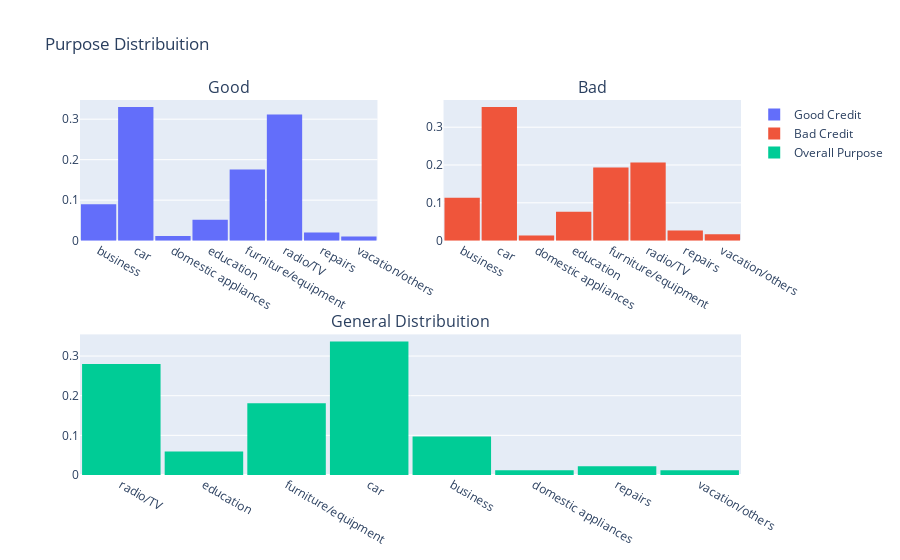

The cell this chart's notebook holds for it:
### Markdown cell above
**3. Is there any correlation between purpose and risk?**

### Code cell
df_good = df.loc[df["Risk"] == 'good'].sort_values(by=['Purpose'])['Purpose'].values.tolist()
df_bad = df.loc[df["Risk"] == 'bad'].sort_values(by=['Purpose'])['Purpose'].values.tolist()
df_age = df['Purpose'].values.tolist()

trace0 = go.Histogram(
    x=df_good,
    histnorm='probability',
    name="Good Credit"
)

trace1 = go.Histogram(
    x=df_bad,
    histnorm='probability',
    name="Bad Credit"
)

trace2 = go.Histogram(
    x=df_age,
    histnorm='probability',
    name="Overall Purpose"
)

fig = tls.make_subplots(rows=2, cols=2, specs=[[{}, {}], [{'colspan': 2}, None]],
                          subplot_titles=('Good','Bad', 'General Distribuition'))

fig.append_trace(trace0, 1, 1)
fig.append_trace(trace1, 1, 2)
fig.append_trace(trace2, 2, 1)

fig['layout'].update(showlegend=True, title='Purpose Distribuition', bargap=0.05)
py.iplot(fig, filename='custom-sized-subplot-with-subplot-titles')

### Figure 1 — Plotly figure (JSON) as saved in the notebook; plotly's stock layout.template omitted (floating-point values rounded to 4 significant figures; data arrays with more than 128 entries replaced by an {"elided": "..."} marker saying what was removed)
{"data": [{"histnorm": "probability", "name": "Good Credit", "type": "histogram", "x": {"elided": "700 str values"}, "xaxis": "x", "yaxis": "y"}, {"histnorm": "probability", "name": "Bad Credit", "type": "histogram", "x": {"elided": "300 str values"}, "xaxis": "x2", "yaxis": "y2"}, {"histnorm": "probability", "name": "Overall Purpose", "type": "histogram", "x": {"elided": "1000 str values"}, "xaxis": "x3", "yaxis": "y3"}], "layout": {"annotations": [{"font": {"size": 16}, "showarrow": false, "text": "Good", "x": 0.225, "xanchor": "center", "xref": "paper", "y": 1, "yanchor": "bottom", "yref": "paper"}, {"font": {"size": 16}, "showarrow": false, "text": "Bad", "x": 0.775, "xanchor": "center", "xref": "paper", "y": 1, "yanchor": "bottom", "yref": "paper"}, {"font": {"size": 16}, "showarrow": false, "text": "General Distribuition", "x": 0.5, "xanchor": "center", "xref": "paper", "y": 0.375, "yanchor": "bottom", "yref": "paper"}], "bargap": 0.05, "showlegend": true, "title": {"text": "Purpose Distribuition"}, "xaxis": {"anchor": "y", "domain": [0, 0.45]}, "xaxis2": {"anchor": "y2", "domain": [0.55, 1]}, "xaxis3": {"anchor": "y3", "domain": [0, 1]}, "yaxis": {"anchor": "x", "domain": [0.625, 1]}, "yaxis2": {"anchor": "x2", "domain": [0.625, 1]}, "yaxis3": {"anchor": "x3", "domain": [0, 0.375]}}}
